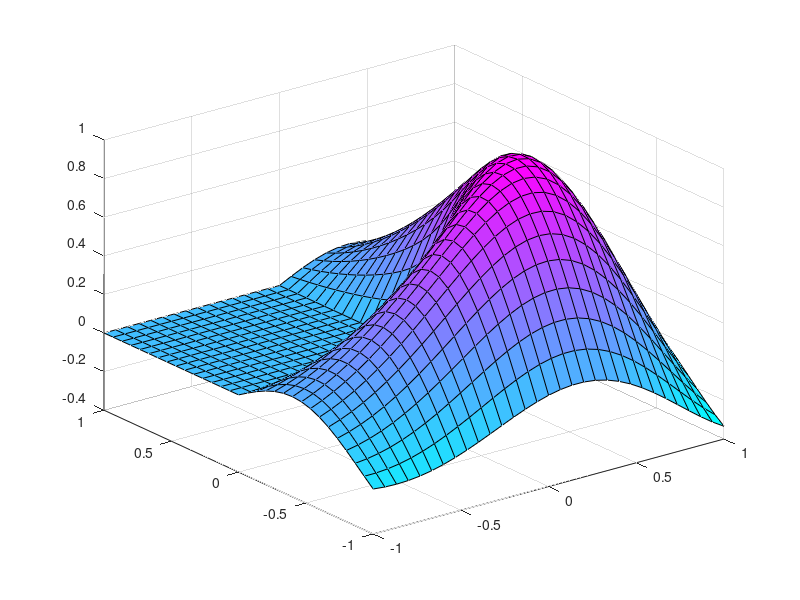

Here is the MATLAB script that generated this plot:
function Lout = membrane(k,m,n,np)
%MEMBRANE Generates the MATLAB logo.
%
%   L = MEMBRANE(k), for k <= 12, is the k-th eigenfunction of
%   the L-shaped membrane.  The first three eigenfunctions have
%   been shown on the covers of various MathWorks publications.
%
%   MEMBRANE(k), with no output parameters, plots the k-th eigenfunction.
%
%   MEMBRANE, with no input or output parameters, plots MEMBRANE(1).
%
%   L = MEMBRANE(k,m,n,np) also sets some mesh and accuracy parameters:
%
%     k = index of eigenfunction, default k = 1.
%     m = number of points on 1/3 of boundary.  The size of
%         the output is 2*m+1-by-2*m+1.  The default m = 15.
%     n = number of terms in sum, default n = min(m,9).
%     np = number of terms in partial sum, default np = min(n,2).
%     With np = n, the eigenfunction is nearly zero on the boundary.
%     With np < n, like np = 2, the boundary is not tied down.

%   Reference:
%   L. Fox, P. Henrici, and C. Moler, Approximations and Bounds for
%   Eigenvalues of Elliptic Operators SIAM J. Numer. Anal. 4, pp. 89-102
%
%   Copyright 1984-2011 The MathWorks, Inc. 

if nargin < 1, k = 1; end
if nargin < 2, m = 15; end
if nargin < 3, n = min(m,9); end
if nargin < 4, np = min(n,2); end
if k > 12
   error(message('MATLAB:membrane:TwelveOnly'))
end

lambda = [9.6397238445, 15.19725192, 2*pi^2, 29.5214811, 31.9126360, ...
    41.4745099, 44.948488, 5*pi^2, 5*pi^2, 56.709610, 65.376535, 71.057755];
lambda = lambda(k);
sym = [1 2 3 2 1 1 2 3 3 1 2 1];
sym = sym(k);

% Part of the boundary in polar coordinates
theta = (1:3*m)'/m * pi/4;
r = [ones(m,1)./cos(theta(1:m)); ones(2*m,1)./sin(theta(m+1:3*m))];

% if sym = 1, alfa = [1 5 7 11 13 17 19 ... ] * 2/3, (odd, not divisible by 3)
% if sym = 2, alfa = [2 4 8 10 14 16 20 ... ] * 2/3, (even, not divisible by 3)
% if sym = 3, alfa = [3 6 9 12 15 18 21 ... ] * 2/3, (multiples of 3)
alfa = sym;
del = sym + 3*(sym == 1);
for j = 2:n,
   alfa(j) = alfa(j-1) + del;
   del = 6-del;
end;
alfa = alfa * 2/3;
if sym ~= 3
   alf1 = (alfa(1):1:max(alfa));
   alf2 = (alfa(2):1:max(alfa));
   k1 = 1:4:length(alf1);
   k2 = 1:4:length(alf2);
else
   alf1 = (alfa(1):1:max(alfa));
   alf2 = [];
   k1 = 1:2:length(alf1);
   k2 = [];
end

% Build up the matrix of fundamental solutions evaluated on the boundary.
t = sqrt(lambda)*r;
b1 = bsxfun(@besselj,alf1,t);
if isempty(alf2)
   b2 = zeros(length(t), length(alf2)); 
else
   b2 = bsxfun(@besselj,alf2,t);
end
A = [b1(:,k1) b2(:,k2)];
[~,k] = sort([k1 k2]);
A = A(:,k);
A = A.*sin(theta*alfa);

% The desired coefficients are the null vector.
% (lambda was chosen so that the matrix is rank deficient).  
[~,R,E] = qr(A);
j = 1:n-1;
c = -R(j,j)\R(j,n);
c(n) = 1;
c = E*c(:);
if c(1) < 0, c = -c; end
% The residual should be small.
% res = norm(A*c,inf)/norm(abs(A)*abs(c),inf)

% Now evaluate the eigenfunction on a rectangular mesh in the interior.
mm = 2*m+1;
x = ones(m+1,1)*(-m:m)/m;
y = (m:-1:0)'/m*ones(1,mm);
r = sqrt(x.*x + y.*y);
theta = atan2(y,x);
theta(m+1,m+1) = 0;
S = zeros(m+1,mm);
r = sqrt(lambda)*r;
for j = 1:np
   S = S + c(j) * besselj(alfa(j),r) .* sin(alfa(j)*theta);
end

L = zeros(mm,mm);
L(1:m+1,:) = triu(S);
if sym == 1, L = L + L' - diag(diag(L)); end
if sym == 2, L = L - L'; end
if sym == 3, L = L + L' - diag(diag(L)); end
L = rot90(L/max(max(abs(L))),-1);

if nargout == 0
   x = -1:1/m:1;
   surf(x,x',L)
   colormap(cool)
else
   Lout = L;
end
